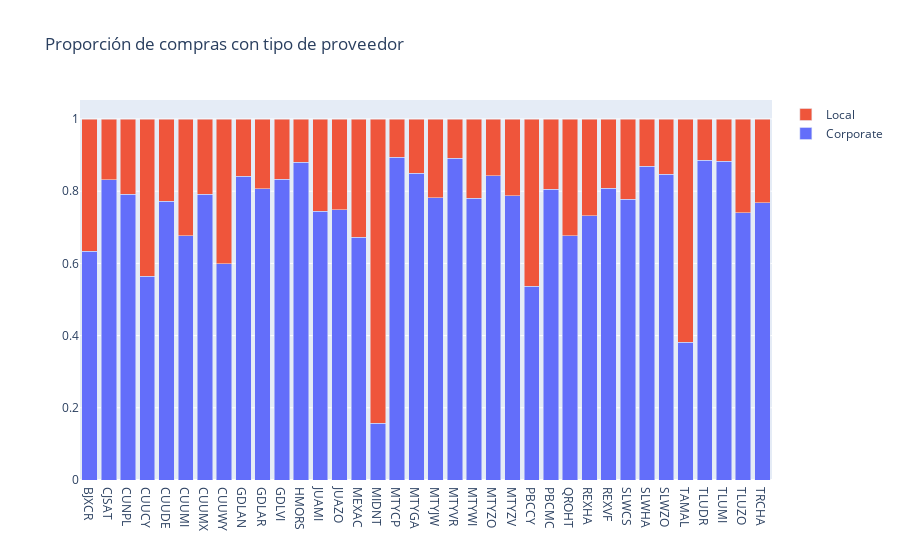

Notebook code for this chart:
### Code cell
data = []
#use for loop on every zoo name to create bar data
for x in cross_tab.columns:
    data.append(go.Bar(name=str(x), x=cross_tab.index, y=cross_tab[x]))

figure = go.Figure(data)
figure.update_layout(barmode = 'stack', title='Proporción de compras con tipo de proveedor')

#For you to take a look at the result use
figure.show()

### Figure 1 — Plotly figure (JSON) as saved in the notebook; plotly's stock layout.template omitted (floating-point values rounded to 4 significant figures)
{"data": [{"name": "Corporate", "type": "bar", "x": ["BJXCR", "CJSAT", "CUNPL", "CUUCY", "CUUDE", "CUUMI", "CUUMX", "CUUWY", "GDLAN", "GDLAR", "GDLVI", "HMORS", "JUAMI", "JUAZO", "MEXAC", "MIDNT", "MTYCP", "MTYGA", "MTYJW", "MTYVR", "MTYWI", "MTYZO", "MTYZV", "PBCCY", "PBCMC", "QROHT", "REXHA", "REXVF", "SLWCS", "SLWHA", "SLWZO", "TAMAL", "TLUDR", "TLUMI", "TLUZO", "TRCHA"], "y": [0.6337, 0.832, 0.7912, 0.5646, 0.7722, 0.6772, 0.7917, 0.5992, 0.8412, 0.8064, 0.8337, 0.8801, 0.7444, 0.7488, 0.6721, 0.1577, 0.8941, 0.8496, 0.7812, 0.8917, 0.7805, 0.843, 0.7881, 0.5367, 0.8054, 0.677, 0.7323, 0.8087, 0.7775, 0.8693, 0.8466, 0.3813, 0.8857, 0.8825, 0.7405, 0.768]}, {"name": "Local", "type": "bar", "x": ["BJXCR", "CJSAT", "CUNPL", "CUUCY", "CUUDE", "CUUMI", "CUUMX", "CUUWY", "GDLAN", "GDLAR", "GDLVI", "HMORS", "JUAMI", "JUAZO", "MEXAC", "MIDNT", "MTYCP", "MTYGA", "MTYJW", "MTYVR", "MTYWI", "MTYZO", "MTYZV", "PBCCY", "PBCMC", "QROHT", "REXHA", "REXVF", "SLWCS", "SLWHA", "SLWZO", "TAMAL", "TLUDR", "TLUMI", "TLUZO", "TRCHA"], "y": [0.3663, 0.168, 0.2088, 0.4354, 0.2278, 0.3228, 0.2083, 0.4008, 0.1588, 0.1936, 0.1663, 0.1199, 0.2556, 0.2512, 0.3279, 0.8423, 0.1059, 0.1504, 0.2188, 0.1083, 0.2195, 0.157, 0.2119, 0.4633, 0.1946, 0.323, 0.2677, 0.1913, 0.2225, 0.1307, 0.1534, 0.6187, 0.1143, 0.1175, 0.2595, 0.232]}], "layout": {"barmode": "stack", "title": {"text": "Proporción de compras con tipo de proveedor"}}}
